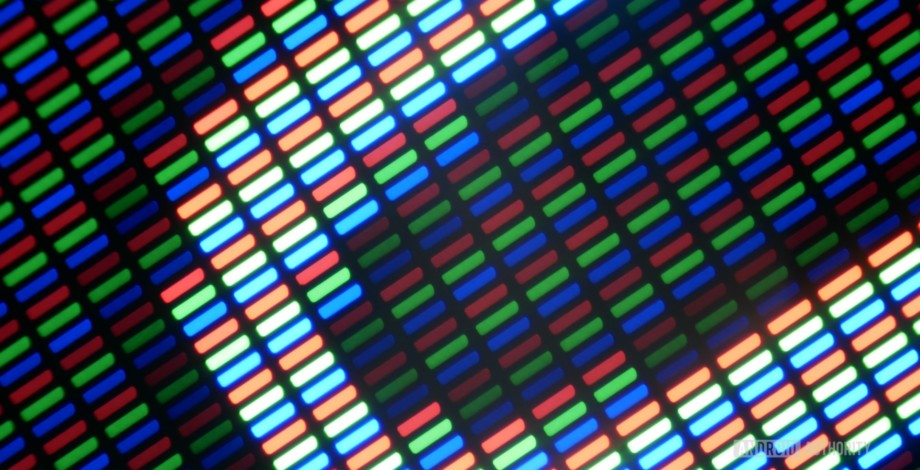
#> input picture Python/opencv practice/LED.jpg, 920 x 470 px
$ python '動態二值化.py'
#> lines starting #> are read from the running program, lines starting #| are printed output that depends on the picture; after the words box and inside, x2 and y2 are one past the last pixel; in counts of white or black regions, pixels touching at a corner belong together
# -*- coding: utf-8 -*-
"""
Created on Wed Mar 25 07:19:02 2020

@author: willson

adaptivethreshold image
"""
import cv2

img = cv2.imread("LED.jpg", 0)
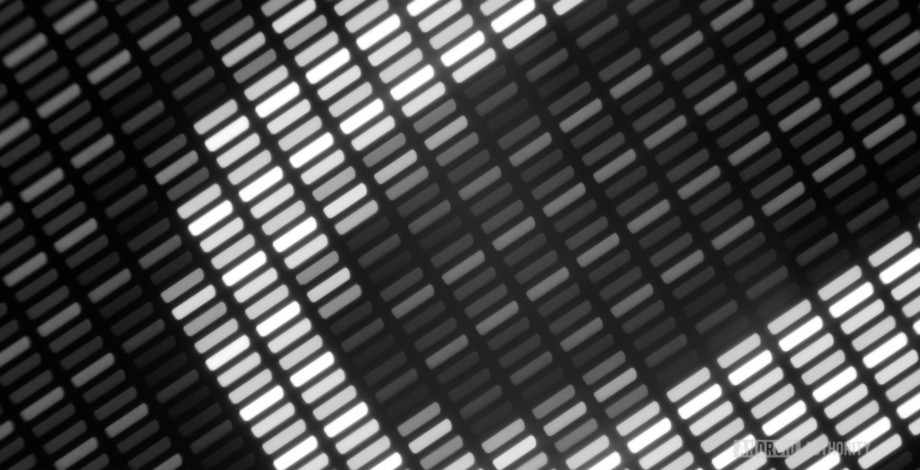
#> img: shape (470, 920); min 0, max 255, mean 71.6
t1, thd = cv2.threshold(img, 127, 255, cv2.THRESH_BINARY)
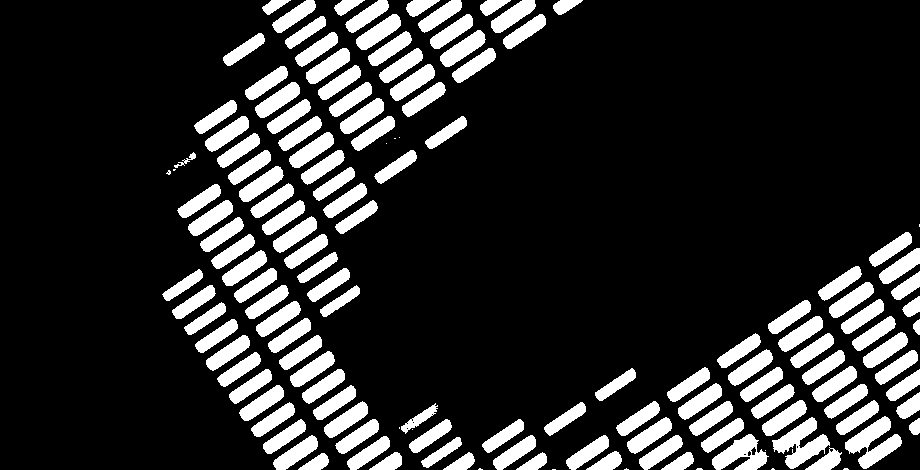
#> thd: shape (470, 920); 17.4% white; 143 white regions (15 under 20 px), largest, box (x1, y1, x2, y2) and area: (845, 416, 902, 469) 1375, (772, 417, 830, 469) 1346, (712, 434, 769, 470) 1110
athdMEAN = cv2.adaptiveThreshold(img, 255, cv2.ADAPTIVE_THRESH_MEAN_C, cv2.THRESH_BINARY, 5, 3)
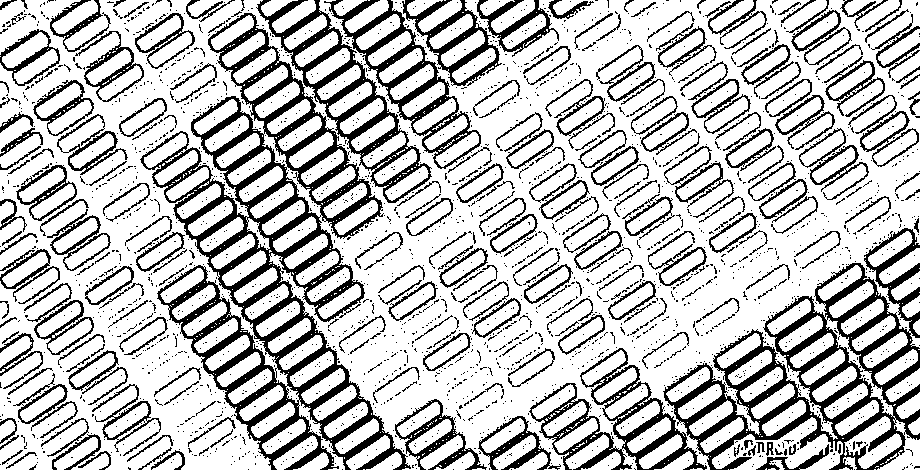
#> athdMEAN: shape (470, 920); 75% white; 2442 black regions (2191 under 20 px), largest, box (x1, y1, x2, y2) and area: (140, 13, 411, 470) 25198, (663, 228, 920, 470) 14609, (256, 0, 432, 203) 5035
athdGAUS = cv2.adaptiveThreshold(img, 255, cv2.ADAPTIVE_THRESH_GAUSSIAN_C, cv2.THRESH_BINARY, 5, 3)
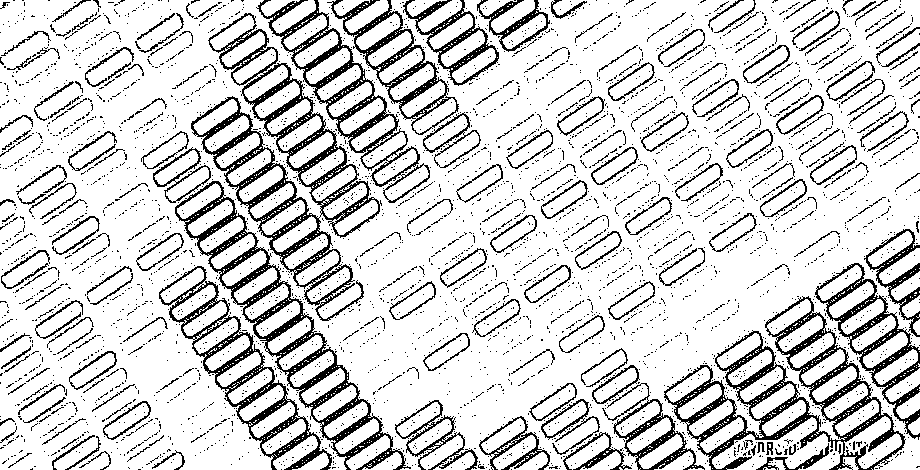
#> athdGAUS: shape (470, 920); 82.9% white; black in thin lines or dots
cv2.imshow("img", img)
cv2.imshow("thd", thd)
cv2.imshow("athdMEAN", athdMEAN)
cv2.imshow("athdGAUS", athdGAUS)
cv2.waitKey()
cv2.destroyAllWindows()

$ run again, with Python/opencv practice/House.jpg copied over Python/opencv practice/LED.jpg
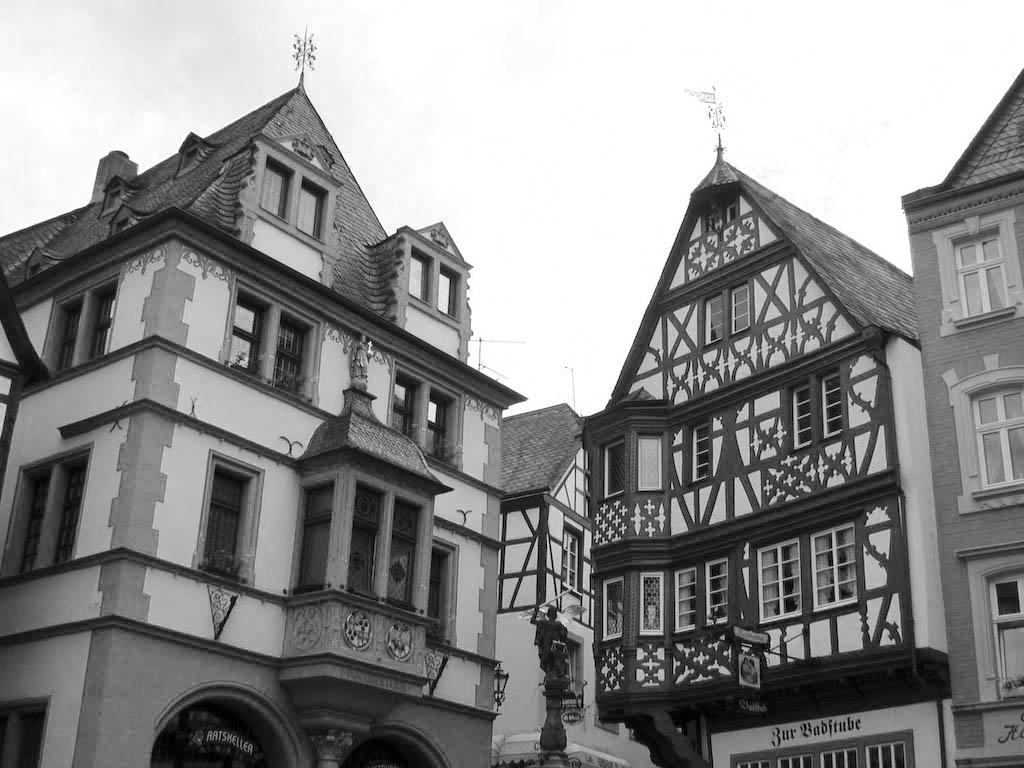
#> input picture Python/opencv practice/House.jpg, 1024 x 768 px
#> img is the input picture: shape (768, 1024); min 0, max 255, mean 141.3
#> `t1, thd = cv2.threshold(img, 127, 255, cv2.THRESH_BINARY)`:
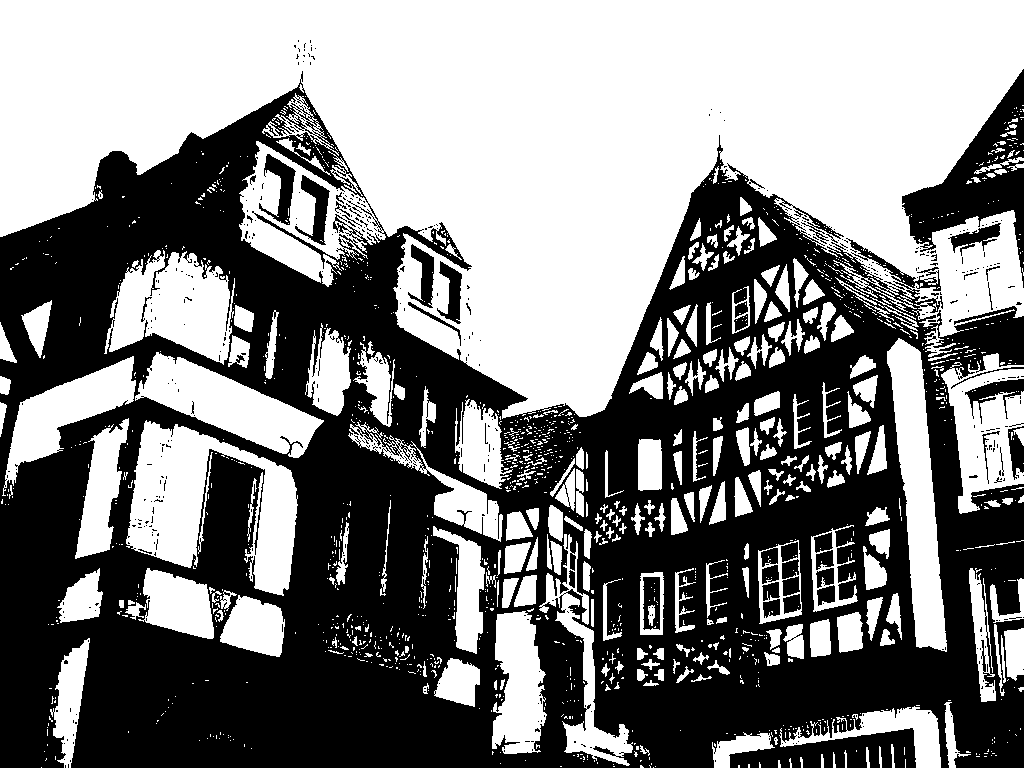
#> thd: shape (768, 1024); 50.9% white; 500 black regions (457 under 20 px), largest, box (x1, y1, x2, y2) and area: (0, 71, 1024, 768) 365178, (902, 69, 1024, 288) 9094, (259, 154, 296, 225) 1036
#> athdMEAN: shape (768, 1024); 76.8% white; black in thin lines or dots
#> `athdGAUS = cv2.adaptiveThreshold(img, 255, cv2.ADAPTIVE_THRESH_GAUSSIA..`:
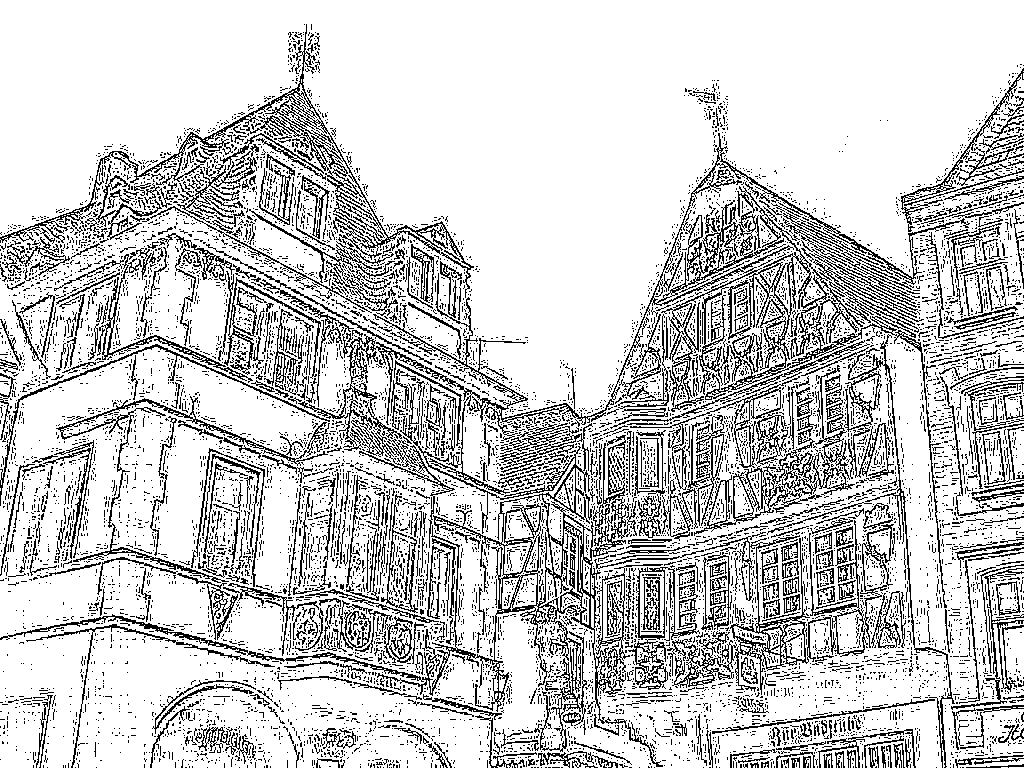
#> athdGAUS: shape (768, 1024); 80.2% white; black in thin lines or dots

$ run again, with Python/opencv practice/face.jpg copied over Python/opencv practice/LED.jpg
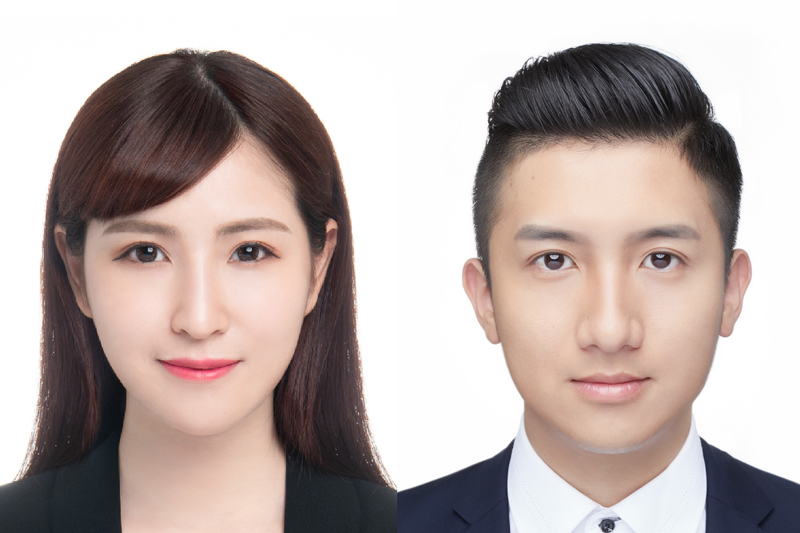
#> input picture Python/opencv practice/face.jpg, 800 x 533 px
#> `t1, thd = cv2.threshold(img, 127, 255, cv2.THRESH_BINARY)`:
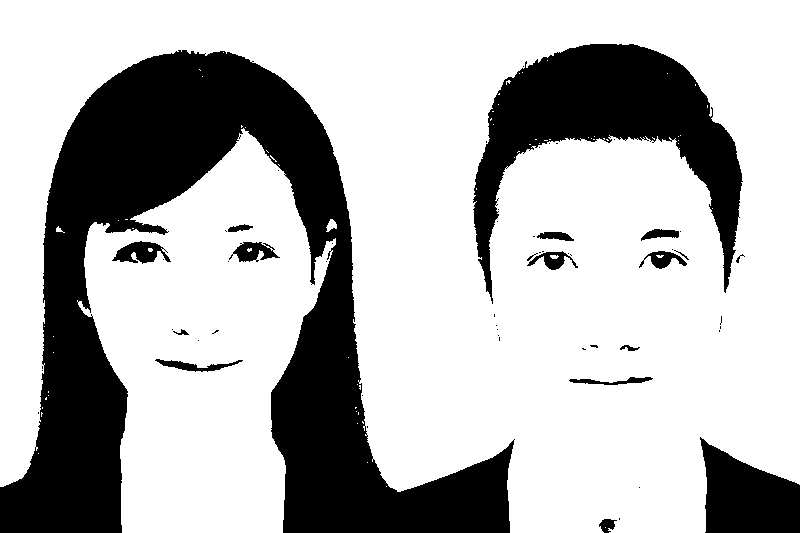
#> thd: shape (533, 800); 71.6% white; 59 black regions (41 under 20 px), largest, box (x1, y1, x2, y2) and area: (0, 50, 515, 533) 85737, (473, 44, 743, 304) 25174, (700, 437, 800, 533) 6432
#> athdMEAN: shape (533, 800); 88.1% white; black in thin lines or dots
#> `athdGAUS = cv2.adaptiveThreshold(img, 255, cv2.ADAPTIVE_THRESH_GAUSSIA..`:
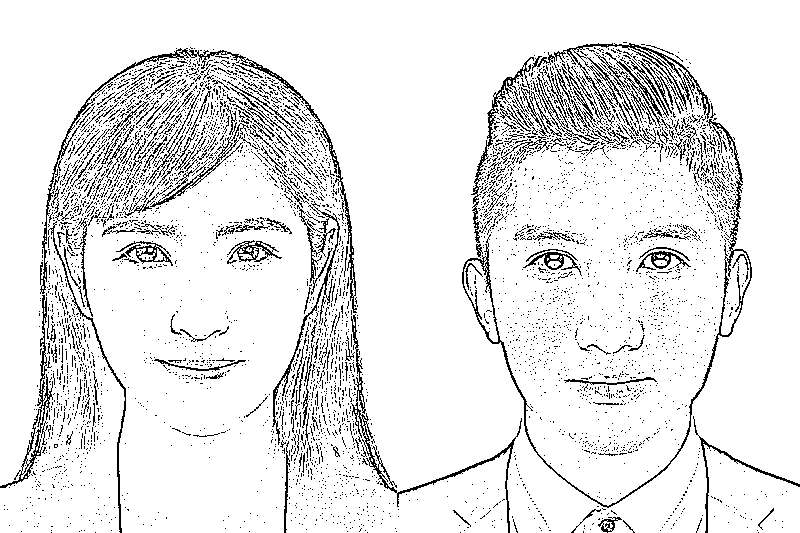
#> athdGAUS: shape (533, 800); 90.5% white; black in thin lines or dots
